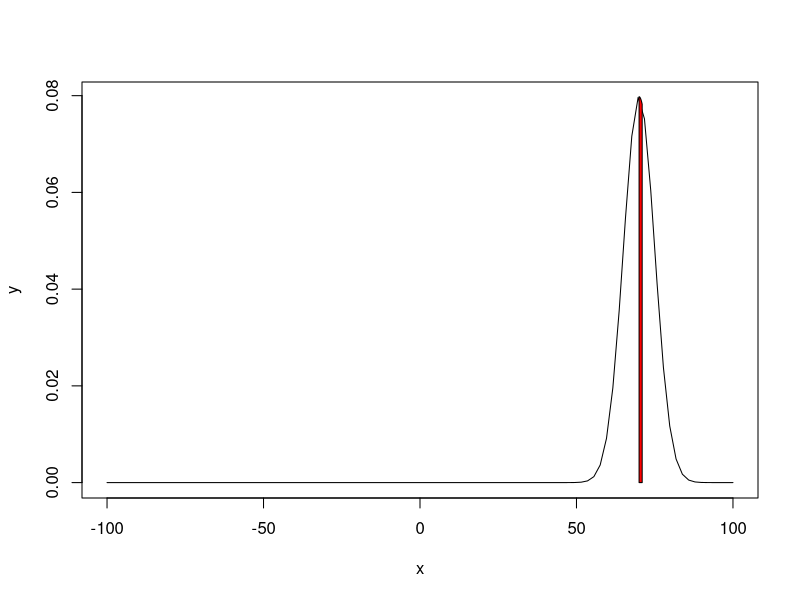

Recreate this plot in R.
x=seq(-100,100,length=100)
y=dnorm(x,mean=70,sd=5)
plot(x,y,type="l")
x=seq(70,71,length=50)
y=dnorm(x,mean=70,sd=5)
polygon(c(70,x,71),c(0,y,0),col="red")
a=pnorm(71,mean=70,sd=5)-pnorm(70,mean=70,sd=5)
a*2000